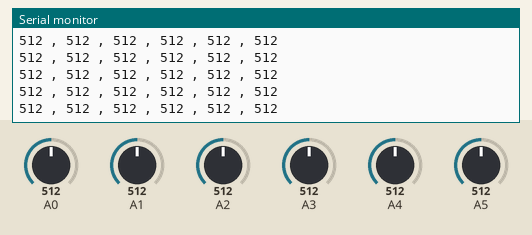
Recording of a sketch running on a simulated Arduino Uno, built with avr-gcc and run on an emulated ATmega328P. Shown: the last lines printed to the serial monitor. The inputs (shaded band) are chosen by the test bench; at power-on: A0 = 512, A1 = 512, A2 = 512, A3 = 512, A4 = 512, A5 = 512.

Above: at 5.2 s.
5.3 s: A0 set to 105
At 6.3 s:
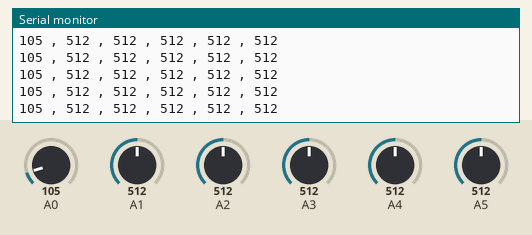
8.3 s: A0 set to 91
At 9.3 s:
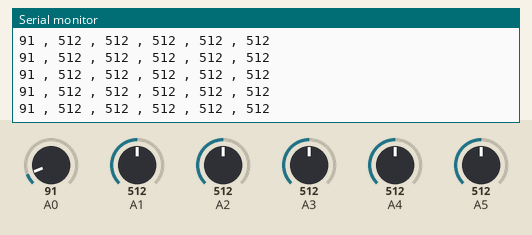
Timing chart, 0 to 11.3 s (numbered marks = the images above; inputs shaded):
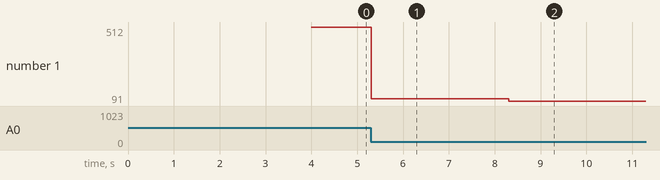

The sketch:

SixSensorRead_Raw.ino
```cpp
//////////////////////////////////////////////////////////////////////////////////////////////////////////////////
// Note:                                                                                                        //
// This Arduino Code was used for sending raw sensor data to the Serial monitor for Python to process.          //
//////////////////////////////////////////////////////////////////////////////////////////////////////////////////

int PotRead1 = analogRead(A0); //define read values
int PotRead2 = analogRead(A1);
int PotRead3 = analogRead(A2);
int PotRead4 = analogRead(A3);
int PotRead5 = analogRead(A4);
int PotRead6 = analogRead(A5);

void setup() {

delay (500); // .5 second delay to prevent weird inital symbols from printing
Serial.begin(115200); // read serial data at baud rate of 115200
delay (3500); // 3 second delay to prevent weird inital symbols from printing

}


void loop() {

  int PotRead1 = analogRead(A0); // read analogpin input
  int PotRead2 = analogRead(A1);
  int PotRead3 = analogRead(A2);
  int PotRead4 = analogRead(A3);
  int PotRead5 = analogRead(A4);
  int PotRead6 = analogRead(A5);

  Serial.print(PotRead1); // print values to serial monitor
  Serial.print(" , ");
  Serial.print(PotRead2);
  Serial.print(" , ");
  Serial.print(PotRead3);
  Serial.print(" , ");
  Serial.print(PotRead4);
  Serial.print(" , ");
  Serial.print(PotRead5);
  Serial.print(" , ");
  Serial.println(PotRead6);

  delay(0.05); // delay in value read

}
```

Measured:
- after the input at 5.3 s, the serial monitor: prints a new line at once (image 1)
- after the input at 8.3 s, the serial monitor: prints a new line at once (image 2)
- plotted number 1: 512 → 105 after the input at 5.3 s, 105 → 91 after the input at 8.3 s
